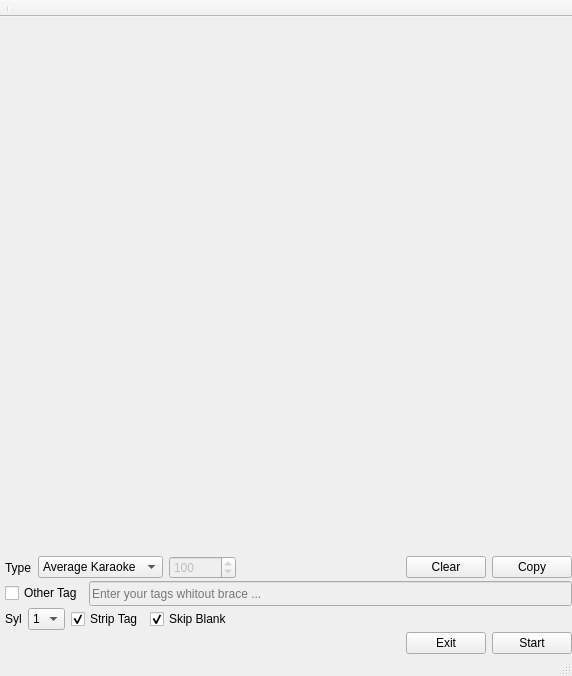
<?xml version="1.0" encoding="UTF-8"?>
<ui version="4.0">
 <class>Qkass</class>
 <widget class="QMainWindow" name="Qkass">
  <property name="geometry">
   <rect>
    <x>0</x>
    <y>0</y>
    <width>572</width>
    <height>676</height>
   </rect>
  </property>
  <property name="windowTitle">
   <string>Qkass</string>
  </property>
  <property name="tabShape">
   <enum>QTabWidget::Rounded</enum>
  </property>
  <widget class="QWidget" name="centralWidget">
   <layout class="QVBoxLayout" name="verticalLayout_3">
    <property name="spacing">
     <number>0</number>
    </property>
    <property name="leftMargin">
     <number>0</number>
    </property>
    <property name="topMargin">
     <number>0</number>
    </property>
    <property name="rightMargin">
     <number>0</number>
    </property>
    <property name="bottomMargin">
     <number>0</number>
    </property>
    <item>
     <layout class="QVBoxLayout" name="verticalLayout_2">
      <property name="spacing">
       <number>2</number>
      </property>
      <property name="rightMargin">
       <number>0</number>
      </property>
      <item>
       <layout class="QVBoxLayout" name="verticalLayout">
        <property name="spacing">
         <number>0</number>
        </property>
        <item>
         <widget class="CodeEditor" name="inputEdit" native="true">
          <property name="minimumSize">
           <size>
            <width>50</width>
            <height>50</height>
           </size>
          </property>
          <property name="placeholderText" stdset="0">
           <string/>
          </property>
         </widget>
        </item>
        <item>
         <widget class="CodeEditor" name="outputEdit" native="true">
          <property name="minimumSize">
           <size>
            <width>50</width>
            <height>50</height>
           </size>
          </property>
          <property name="placeholderText" stdset="0">
           <string/>
          </property>
         </widget>
        </item>
       </layout>
      </item>
      <item>
       <layout class="QHBoxLayout" name="horizontalLayout">
        <property name="leftMargin">
         <number>5</number>
        </property>
        <property name="rightMargin">
         <number>0</number>
        </property>
        <item>
         <layout class="QHBoxLayout" name="horizontalLayout_2">
          <item>
           <widget class="QLabel" name="typeLabel">
            <property name="text">
             <string>Type</string>
            </property>
           </widget>
          </item>
          <item>
           <widget class="QComboBox" name="karaokeComboBox">
            <item>
             <property name="text">
              <string>Average Karaoke</string>
             </property>
            </item>
            <item>
             <property name="text">
              <string>Fixed Karaoke</string>
             </property>
            </item>
           </widget>
          </item>
         </layout>
        </item>
        <item>
         <widget class="QSpinBox" name="fixedKaraokeSpinBox">
          <property name="enabled">
           <bool>false</bool>
          </property>
          <property name="maximumSize">
           <size>
            <width>90</width>
            <height>23</height>
           </size>
          </property>
          <property name="statusTip">
           <string>Set the fixed karaoke value.</string>
          </property>
          <property name="maximum">
           <number>999999999</number>
          </property>
          <property name="singleStep">
           <number>10</number>
          </property>
          <property name="value">
           <number>100</number>
          </property>
         </widget>
        </item>
        <item>
         <spacer name="horizontalSpacer">
          <property name="orientation">
           <enum>Qt::Horizontal</enum>
          </property>
          <property name="sizeHint" stdset="0">
           <size>
            <width>40</width>
            <height>20</height>
           </size>
          </property>
         </spacer>
        </item>
        <item>
         <widget class="QPushButton" name="clearBt">
          <property name="statusTip">
           <string>Clear all text.</string>
          </property>
          <property name="text">
           <string>Clear</string>
          </property>
         </widget>
        </item>
        <item>
         <widget class="QPushButton" name="copyBt">
          <property name="statusTip">
           <string>Copy output text.</string>
          </property>
          <property name="whatsThis">
           <string/>
          </property>
          <property name="text">
           <string>Copy</string>
          </property>
         </widget>
        </item>
       </layout>
      </item>
      <item>
       <layout class="QHBoxLayout" name="horizontalLayout_3">
        <property name="leftMargin">
         <number>5</number>
        </property>
        <item>
         <widget class="QCheckBox" name="otherTagCheckBox">
          <property name="text">
           <string>Other Tag</string>
          </property>
         </widget>
        </item>
        <item>
         <widget class="QLineEdit" name="otherTagLineEdit">
          <property name="enabled">
           <bool>false</bool>
          </property>
          <property name="maximumSize">
           <size>
            <width>16777215</width>
            <height>25</height>
           </size>
          </property>
          <property name="placeholderText">
           <string>Enter your tags whitout brace ...</string>
          </property>
         </widget>
        </item>
       </layout>
      </item>
      <item>
       <layout class="QHBoxLayout" name="horizontalLayout_5">
        <property name="leftMargin">
         <number>5</number>
        </property>
        <item>
         <widget class="QLabel" name="sylLabel">
          <property name="statusTip">
           <string/>
          </property>
          <property name="text">
           <string>Syl</string>
          </property>
         </widget>
        </item>
        <item>
         <widget class="QComboBox" name="sylComboBox">
          <property name="maximumSize">
           <size>
            <width>50</width>
            <height>16777215</height>
           </size>
          </property>
          <property name="statusTip">
           <string>Select the effective syl num.</string>
          </property>
          <item>
           <property name="text">
            <string>1</string>
           </property>
          </item>
          <item>
           <property name="text">
            <string>2</string>
           </property>
          </item>
          <item>
           <property name="text">
            <string>3</string>
           </property>
          </item>
          <item>
           <property name="text">
            <string>4</string>
           </property>
          </item>
          <item>
           <property name="text">
            <string>5</string>
           </property>
          </item>
          <item>
           <property name="text">
            <string>6</string>
           </property>
          </item>
          <item>
           <property name="text">
            <string>7</string>
           </property>
          </item>
         </widget>
        </item>
        <item>
         <widget class="QCheckBox" name="stripTagCheckBox">
          <property name="statusTip">
           <string>Strip all of tags when checked.</string>
          </property>
          <property name="text">
           <string>Strip Tag</string>
          </property>
          <property name="checked">
           <bool>true</bool>
          </property>
         </widget>
        </item>
        <item>
         <widget class="QCheckBox" name="skipBlankCheckBox">
          <property name="statusTip">
           <string>Skip blank, like eol when checked..</string>
          </property>
          <property name="text">
           <string>Skip Blank</string>
          </property>
          <property name="checked">
           <bool>true</bool>
          </property>
         </widget>
        </item>
        <item>
         <spacer name="horizontalSpacer_3">
          <property name="orientation">
           <enum>Qt::Horizontal</enum>
          </property>
          <property name="sizeHint" stdset="0">
           <size>
            <width>40</width>
            <height>20</height>
           </size>
          </property>
         </spacer>
        </item>
       </layout>
      </item>
      <item>
       <layout class="QHBoxLayout" name="horizontalLayout_4">
        <item>
         <spacer name="horizontalSpacer_2">
          <property name="orientation">
           <enum>Qt::Horizontal</enum>
          </property>
          <property name="sizeHint" stdset="0">
           <size>
            <width>40</width>
            <height>20</height>
           </size>
          </property>
         </spacer>
        </item>
        <item>
         <widget class="QPushButton" name="exitBt">
          <property name="statusTip">
           <string>Exit this program.</string>
          </property>
          <property name="text">
           <string>Exit</string>
          </property>
         </widget>
        </item>
        <item>
         <widget class="QPushButton" name="startBt">
          <property name="statusTip">
           <string>Start to convert.</string>
          </property>
          <property name="text">
           <string>Start</string>
          </property>
         </widget>
        </item>
       </layout>
      </item>
     </layout>
    </item>
   </layout>
  </widget>
  <widget class="QMenuBar" name="menuBar">
   <property name="geometry">
    <rect>
     <x>0</x>
     <y>0</y>
     <width>572</width>
     <height>26</height>
    </rect>
   </property>
  </widget>
  <widget class="QToolBar" name="toolBar">
   <property name="maximumSize">
    <size>
     <width>16777215</width>
     <height>30</height>
    </size>
   </property>
   <property name="windowTitle">
    <string>toolBar</string>
   </property>
   <property name="movable">
    <bool>false</bool>
   </property>
   <attribute name="toolBarArea">
    <enum>TopToolBarArea</enum>
   </attribute>
   <attribute name="toolBarBreak">
    <bool>false</bool>
   </attribute>
   <addaction name="separator"/>
  </widget>
  <widget class="QStatusBar" name="statusBar"/>
  <action name="actionExit">
   <property name="text">
    <string>Exit</string>
   </property>
  </action>
  <action name="actionOpen">
   <property name="text">
    <string>Open</string>
   </property>
  </action>
  <action name="actionSave">
   <property name="text">
    <string>Save</string>
   </property>
  </action>
  <action name="actionSaveAs">
   <property name="text">
    <string>Save as</string>
   </property>
  </action>
  <action name="actionLisence">
   <property name="text">
    <string>Lisence</string>
   </property>
  </action>
  <action name="actionGithub">
   <property name="text">
    <string>Github</string>
   </property>
  </action>
 </widget>
 <layoutdefault spacing="6" margin="11"/>
 <customwidgets>
  <customwidget>
   <class>CodeEditor</class>
   <extends>QWidget</extends>
   <header>codeeditor.h</header>
  </customwidget>
 </customwidgets>
 <resources/>
 <connections/>
</ui>
